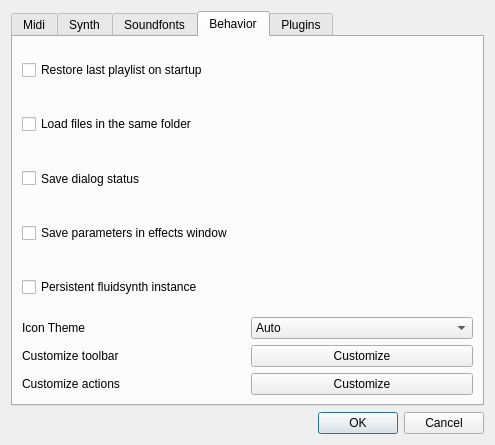
<?xml version="1.0" encoding="UTF-8"?>
<ui version="4.0">
 <class>qmpSettingsWindow</class>
 <widget class="QDialog" name="qmpSettingsWindow">
  <property name="geometry">
   <rect>
    <x>0</x>
    <y>0</y>
    <width>495</width>
    <height>445</height>
   </rect>
  </property>
  <property name="minimumSize">
   <size>
    <width>495</width>
    <height>445</height>
   </size>
  </property>
  <property name="windowTitle">
   <string>Settings</string>
  </property>
  <layout class="QVBoxLayout" name="verticalLayout">
   <item>
    <widget class="QTabWidget" name="tabWidget">
     <property name="currentIndex">
      <number>3</number>
     </property>
     <widget class="QWidget" name="tab">
      <attribute name="title">
       <string>Midi</string>
      </attribute>
      <layout class="QVBoxLayout" name="verticalLayout_4">
       <item>
        <layout class="QHBoxLayout" name="horizontalLayout_6">
         <item>
          <widget class="QLabel" name="lbOutputDevice">
           <property name="sizePolicy">
            <sizepolicy hsizetype="Preferred" vsizetype="Preferred">
             <horstretch>0</horstretch>
             <verstretch>0</verstretch>
            </sizepolicy>
           </property>
           <property name="text">
            <string>Default Output Device</string>
           </property>
          </widget>
         </item>
         <item>
          <widget class="QComboBox" name="cbOutputDevice">
           <property name="sizePolicy">
            <sizepolicy hsizetype="Minimum" vsizetype="Fixed">
             <horstretch>0</horstretch>
             <verstretch>0</verstretch>
            </sizepolicy>
           </property>
           <item>
            <property name="text">
             <string>Internal FluidSynth</string>
            </property>
           </item>
          </widget>
         </item>
        </layout>
       </item>
       <item>
        <widget class="QCheckBox" name="cbDisableMapping">
         <property name="sizePolicy">
          <sizepolicy hsizetype="Minimum" vsizetype="Preferred">
           <horstretch>0</horstretch>
           <verstretch>0</verstretch>
          </sizepolicy>
         </property>
         <property name="text">
          <string>Disable Midi Mapping</string>
         </property>
        </widget>
       </item>
       <item>
        <widget class="QCheckBox" name="cbSendSysx">
         <property name="sizePolicy">
          <sizepolicy hsizetype="Minimum" vsizetype="Preferred">
           <horstretch>0</horstretch>
           <verstretch>0</verstretch>
          </sizepolicy>
         </property>
         <property name="text">
          <string>Send SysEx</string>
         </property>
        </widget>
       </item>
       <item>
        <widget class="QCheckBox" name="cbWaitVoice">
         <property name="sizePolicy">
          <sizepolicy hsizetype="Minimum" vsizetype="Preferred">
           <horstretch>0</horstretch>
           <verstretch>0</verstretch>
          </sizepolicy>
         </property>
         <property name="text">
          <string>Wait for remaining voices before stopping</string>
         </property>
        </widget>
       </item>
       <item>
        <layout class="QHBoxLayout" name="horizontalLayout_7">
         <item>
          <widget class="QLabel" name="lbEncoding">
           <property name="sizePolicy">
            <sizepolicy hsizetype="Preferred" vsizetype="Preferred">
             <horstretch>0</horstretch>
             <verstretch>0</verstretch>
            </sizepolicy>
           </property>
           <property name="text">
            <string>Text Encoding</string>
           </property>
          </widget>
         </item>
         <item>
          <widget class="QComboBox" name="cbEncoding">
           <property name="sizePolicy">
            <sizepolicy hsizetype="Preferred" vsizetype="Fixed">
             <horstretch>0</horstretch>
             <verstretch>0</verstretch>
            </sizepolicy>
           </property>
           <item>
            <property name="text">
             <string>Unicode</string>
            </property>
           </item>
           <item>
            <property name="text">
             <string>Big5</string>
            </property>
           </item>
           <item>
            <property name="text">
             <string>Big5-HKSCS</string>
            </property>
           </item>
           <item>
            <property name="text">
             <string>CP949</string>
            </property>
           </item>
           <item>
            <property name="text">
             <string>EUC-JP</string>
            </property>
           </item>
           <item>
            <property name="text">
             <string>EUC-KR</string>
            </property>
           </item>
           <item>
            <property name="text">
             <string>GB18030</string>
            </property>
           </item>
           <item>
            <property name="text">
             <string>KOI8-R</string>
            </property>
           </item>
           <item>
            <property name="text">
             <string>KOI8-U</string>
            </property>
           </item>
           <item>
            <property name="text">
             <string>Macintosh</string>
            </property>
           </item>
           <item>
            <property name="text">
             <string>Shift-JIS</string>
            </property>
           </item>
          </widget>
         </item>
        </layout>
       </item>
      </layout>
     </widget>
     <widget class="QWidget" name="tab_2">
      <attribute name="title">
       <string>Synth</string>
      </attribute>
      <layout class="QGridLayout" name="gridLayout_2">
       <item row="2" column="0">
        <widget class="QLabel" name="lbBufCnt">
         <property name="text">
          <string>Audio Buffer Count</string>
         </property>
        </widget>
       </item>
       <item row="1" column="0">
        <widget class="QLabel" name="lbBufSize">
         <property name="text">
          <string>Audio Buffer Size</string>
         </property>
        </widget>
       </item>
       <item row="1" column="1">
        <widget class="QComboBox" name="cbBufSize">
         <property name="editable">
          <bool>true</bool>
         </property>
         <property name="currentIndex">
          <number>1</number>
         </property>
         <item>
          <property name="text">
           <string>64</string>
          </property>
         </item>
         <item>
          <property name="text">
           <string>128</string>
          </property>
         </item>
         <item>
          <property name="text">
           <string>256</string>
          </property>
         </item>
         <item>
          <property name="text">
           <string>512</string>
          </property>
         </item>
         <item>
          <property name="text">
           <string>1024</string>
          </property>
         </item>
         <item>
          <property name="text">
           <string>2048</string>
          </property>
         </item>
         <item>
          <property name="text">
           <string>4096</string>
          </property>
         </item>
         <item>
          <property name="text">
           <string>8192</string>
          </property>
         </item>
        </widget>
       </item>
       <item row="4" column="0">
        <widget class="QLabel" name="lbFrequency">
         <property name="text">
          <string>Audio Frequency</string>
         </property>
        </widget>
       </item>
       <item row="2" column="1">
        <widget class="QComboBox" name="cbBufCnt">
         <property name="editable">
          <bool>true</bool>
         </property>
         <item>
          <property name="text">
           <string>2</string>
          </property>
         </item>
         <item>
          <property name="text">
           <string>4</string>
          </property>
         </item>
         <item>
          <property name="text">
           <string>8</string>
          </property>
         </item>
         <item>
          <property name="text">
           <string>16</string>
          </property>
         </item>
         <item>
          <property name="text">
           <string>32</string>
          </property>
         </item>
         <item>
          <property name="text">
           <string>64</string>
          </property>
         </item>
        </widget>
       </item>
       <item row="0" column="0">
        <widget class="QLabel" name="lbAudioDrv">
         <property name="text">
          <string>Audio Driver</string>
         </property>
        </widget>
       </item>
       <item row="3" column="1">
        <widget class="QComboBox" name="cbFormat">
         <item>
          <property name="text">
           <string>16bits</string>
          </property>
         </item>
         <item>
          <property name="text">
           <string>float</string>
          </property>
         </item>
        </widget>
       </item>
       <item row="0" column="1">
        <widget class="QComboBox" name="cbAudioDrv"/>
       </item>
       <item row="4" column="1">
        <widget class="QComboBox" name="cbFrequency">
         <property name="currentIndex">
          <number>2</number>
         </property>
         <item>
          <property name="text">
           <string>22050</string>
          </property>
         </item>
         <item>
          <property name="text">
           <string>44100</string>
          </property>
         </item>
         <item>
          <property name="text">
           <string>48000</string>
          </property>
         </item>
         <item>
          <property name="text">
           <string>96000</string>
          </property>
         </item>
        </widget>
       </item>
       <item row="3" column="0">
        <widget class="QLabel" name="lbFormat">
         <property name="text">
          <string>Audio Format</string>
         </property>
        </widget>
       </item>
       <item row="5" column="1">
        <widget class="QSpinBox" name="sbPolyphony">
         <property name="minimum">
          <number>1</number>
         </property>
         <property name="maximum">
          <number>65535</number>
         </property>
         <property name="value">
          <number>2048</number>
         </property>
        </widget>
       </item>
       <item row="5" column="0">
        <widget class="QLabel" name="lbPolyphony">
         <property name="text">
          <string>Max Polyphony</string>
         </property>
        </widget>
       </item>
       <item row="7" column="0">
        <widget class="QCheckBox" name="cbAutoBS">
         <property name="text">
          <string>Auto bank select mode</string>
         </property>
        </widget>
       </item>
       <item row="8" column="0">
        <widget class="QLabel" name="lbBSMode">
         <property name="text">
          <string>Bank select mode</string>
         </property>
        </widget>
       </item>
       <item row="8" column="1">
        <widget class="QComboBox" name="cbBSMode">
         <property name="currentIndex">
          <number>1</number>
         </property>
         <item>
          <property name="text">
           <string>Ignored</string>
          </property>
         </item>
         <item>
          <property name="text">
           <string>CC#0</string>
          </property>
         </item>
         <item>
          <property name="text">
           <string>CC#32</string>
          </property>
         </item>
         <item>
          <property name="text">
           <string>CC#0*128+CC#32</string>
          </property>
         </item>
        </widget>
       </item>
       <item row="6" column="0">
        <widget class="QLabel" name="lbCPUCores">
         <property name="text">
          <string>CPU Cores</string>
         </property>
        </widget>
       </item>
       <item row="6" column="1">
        <widget class="QSpinBox" name="sbCPUCores">
         <property name="minimum">
          <number>1</number>
         </property>
         <property name="maximum">
          <number>256</number>
         </property>
        </widget>
       </item>
      </layout>
     </widget>
     <widget class="QWidget" name="tab_3">
      <attribute name="title">
       <string>Soundfonts</string>
      </attribute>
      <layout class="QVBoxLayout" name="verticalLayout_2">
       <item>
        <widget class="QTableWidget" name="twSoundfont">
         <property name="dragDropMode">
          <enum>QAbstractItemView::InternalMove</enum>
         </property>
         <column>
          <property name="text">
           <string>E</string>
          </property>
         </column>
         <column>
          <property name="text">
           <string>Path</string>
          </property>
         </column>
        </widget>
       </item>
       <item>
        <layout class="QHBoxLayout" name="horizontalLayout">
         <item>
          <widget class="QPushButton" name="pbAdd">
           <property name="text">
            <string/>
           </property>
           <property name="icon">
            <iconset resource="resources.qrc">
             <normaloff>:/img/add.png</normaloff>:/img/add.png</iconset>
           </property>
           <property name="iconSize">
            <size>
             <width>24</width>
             <height>24</height>
            </size>
           </property>
          </widget>
         </item>
         <item>
          <widget class="QPushButton" name="pbRemove">
           <property name="text">
            <string/>
           </property>
           <property name="icon">
            <iconset resource="resources.qrc">
             <normaloff>:/img/remove.png</normaloff>:/img/remove.png</iconset>
           </property>
           <property name="iconSize">
            <size>
             <width>24</width>
             <height>24</height>
            </size>
           </property>
          </widget>
         </item>
         <item>
          <widget class="QPushButton" name="pbUp">
           <property name="text">
            <string/>
           </property>
           <property name="icon">
            <iconset resource="resources.qrc">
             <normaloff>:/img/up.png</normaloff>:/img/up.png</iconset>
           </property>
           <property name="iconSize">
            <size>
             <width>24</width>
             <height>24</height>
            </size>
           </property>
          </widget>
         </item>
         <item>
          <widget class="QPushButton" name="pbDown">
           <property name="text">
            <string/>
           </property>
           <property name="icon">
            <iconset resource="resources.qrc">
             <normaloff>:/img/down.png</normaloff>:/img/down.png</iconset>
           </property>
           <property name="iconSize">
            <size>
             <width>24</width>
             <height>24</height>
            </size>
           </property>
          </widget>
         </item>
        </layout>
       </item>
      </layout>
     </widget>
     <widget class="QWidget" name="tab_4">
      <attribute name="title">
       <string>Behavior</string>
      </attribute>
      <layout class="QVBoxLayout" name="verticalLayout_3">
       <item>
        <widget class="QCheckBox" name="cbRestorePlaylist">
         <property name="sizePolicy">
          <sizepolicy hsizetype="Minimum" vsizetype="Preferred">
           <horstretch>0</horstretch>
           <verstretch>0</verstretch>
          </sizepolicy>
         </property>
         <property name="text">
          <string>Restore last playlist on startup</string>
         </property>
        </widget>
       </item>
       <item>
        <widget class="QCheckBox" name="cbLoadFolder">
         <property name="sizePolicy">
          <sizepolicy hsizetype="Minimum" vsizetype="Preferred">
           <horstretch>0</horstretch>
           <verstretch>0</verstretch>
          </sizepolicy>
         </property>
         <property name="text">
          <string>Load files in the same folder</string>
         </property>
        </widget>
       </item>
       <item>
        <widget class="QCheckBox" name="cbDialogStatus">
         <property name="sizePolicy">
          <sizepolicy hsizetype="Minimum" vsizetype="Preferred">
           <horstretch>0</horstretch>
           <verstretch>0</verstretch>
          </sizepolicy>
         </property>
         <property name="text">
          <string>Save dialog status</string>
         </property>
        </widget>
       </item>
       <item>
        <widget class="QCheckBox" name="cbSaveEfxParam">
         <property name="sizePolicy">
          <sizepolicy hsizetype="Minimum" vsizetype="Preferred">
           <horstretch>0</horstretch>
           <verstretch>0</verstretch>
          </sizepolicy>
         </property>
         <property name="text">
          <string>Save parameters in effects window</string>
         </property>
        </widget>
       </item>
       <item>
        <widget class="QCheckBox" name="cbPersistentfs">
         <property name="sizePolicy">
          <sizepolicy hsizetype="Minimum" vsizetype="Preferred">
           <horstretch>0</horstretch>
           <verstretch>0</verstretch>
          </sizepolicy>
         </property>
         <property name="text">
          <string>Persistent fluidsynth instance</string>
         </property>
        </widget>
       </item>
       <item>
        <layout class="QHBoxLayout" name="horizontalLayout_2">
         <item>
          <widget class="QLabel" name="label">
           <property name="sizePolicy">
            <sizepolicy hsizetype="Preferred" vsizetype="Preferred">
             <horstretch>0</horstretch>
             <verstretch>0</verstretch>
            </sizepolicy>
           </property>
           <property name="text">
            <string>Icon Theme</string>
           </property>
          </widget>
         </item>
         <item>
          <widget class="QComboBox" name="cbIconTheme">
           <item>
            <property name="text">
             <string>Auto</string>
            </property>
           </item>
           <item>
            <property name="text">
             <string>Dark</string>
            </property>
           </item>
           <item>
            <property name="text">
             <string>Light</string>
            </property>
           </item>
          </widget>
         </item>
        </layout>
       </item>
       <item>
        <layout class="QHBoxLayout" name="horizontalLayout_3">
         <item>
          <widget class="QLabel" name="lbCustomizeTb">
           <property name="text">
            <string>Customize toolbar</string>
           </property>
          </widget>
         </item>
         <item>
          <widget class="QPushButton" name="pbCustomizeTb">
           <property name="text">
            <string>Customize</string>
           </property>
          </widget>
         </item>
        </layout>
       </item>
       <item>
        <layout class="QHBoxLayout" name="horizontalLayout_4">
         <item>
          <widget class="QLabel" name="lbCustomizeAct">
           <property name="text">
            <string>Customize actions</string>
           </property>
          </widget>
         </item>
         <item>
          <widget class="QPushButton" name="pbCustomizeAct">
           <property name="text">
            <string>Customize</string>
           </property>
          </widget>
         </item>
        </layout>
       </item>
      </layout>
     </widget>
     <widget class="QWidget" name="tab_5">
      <attribute name="title">
       <string>Plugins</string>
      </attribute>
      <layout class="QVBoxLayout" name="verticalLayout_5">
       <item>
        <widget class="QTableWidget" name="twPluginList">
         <column>
          <property name="text">
           <string>E</string>
          </property>
         </column>
         <column>
          <property name="text">
           <string>Name</string>
          </property>
         </column>
         <column>
          <property name="text">
           <string>Version</string>
          </property>
         </column>
         <column>
          <property name="text">
           <string>Path</string>
          </property>
         </column>
        </widget>
       </item>
      </layout>
     </widget>
    </widget>
   </item>
   <item>
    <widget class="QDialogButtonBox" name="buttonBox">
     <property name="orientation">
      <enum>Qt::Horizontal</enum>
     </property>
     <property name="standardButtons">
      <set>QDialogButtonBox::Cancel|QDialogButtonBox::Ok</set>
     </property>
    </widget>
   </item>
  </layout>
 </widget>
 <resources>
  <include location="resources.qrc"/>
 </resources>
 <connections>
  <connection>
   <sender>buttonBox</sender>
   <signal>accepted()</signal>
   <receiver>qmpSettingsWindow</receiver>
   <slot>accept()</slot>
   <hints>
    <hint type="sourcelabel">
     <x>248</x>
     <y>254</y>
    </hint>
    <hint type="destinationlabel">
     <x>157</x>
     <y>274</y>
    </hint>
   </hints>
  </connection>
  <connection>
   <sender>buttonBox</sender>
   <signal>rejected()</signal>
   <receiver>qmpSettingsWindow</receiver>
   <slot>reject()</slot>
   <hints>
    <hint type="sourcelabel">
     <x>316</x>
     <y>260</y>
    </hint>
    <hint type="destinationlabel">
     <x>286</x>
     <y>274</y>
    </hint>
   </hints>
  </connection>
 </connections>
</ui>
